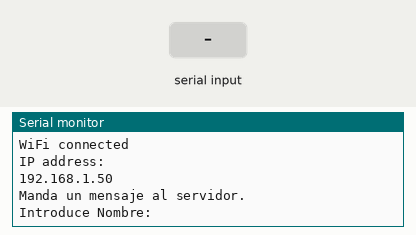
A sketch run on a simulated ESP8266 (NodeMCU). Parts: the last lines printed to the serial monitor. The test bench sets the inputs (shaded band). WiFi joins after 1.5 s; servers stay silent unless stated; uploads are accepted with an empty reply.

Above: at 2.7 s.
2.8 s: "GRABADOS\n" received over Serial
At 3.2 s:
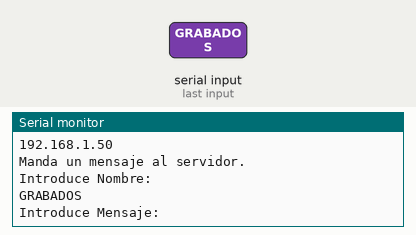
4.3 s: "1\n" received over Serial
At 4.69 s:
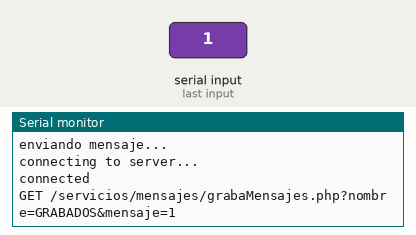

The sketch:

graba_mensaje_ESP.ino
```cpp
/*
   Ejemplo para ESP8266
*/

#include <ESP8266WiFi.h>

const char* ssid     = "AndroidAP4628";
const char* password = "esp8266wifi";

char url[] = "www.aprendiendoarduino.com";

WiFiClient client;

String webString = "";
String nombre = "";
String mensaje = "";

void setup()
{
  Serial.begin(115200);
  delay(10);

  // We start by connecting to a WiFi network

  Serial.println();
  Serial.println();
  Serial.print("Connecting to ");
  Serial.println(ssid);

  WiFi.begin(ssid, password);

  while (WiFi.status() != WL_CONNECTED) {
    delay(500);
    Serial.print(".");
  }

  Serial.println("");
  Serial.println("WiFi connected");
  Serial.println("IP address: ");
  Serial.println(WiFi.localIP());
}

void loop()
{
  String webString = "";
  String nombre = "";
  String mensaje = "";

  Serial.println("Manda un mensaje al servidor.");
  Serial.println("Introduce Nombre:");
  while (Serial.available() == 0) {
  }
  do {
    char caracter_leido = Serial.read();
    if (caracter_leido == ' ') caracter_leido = '_';
    if (caracter_leido == '\r') continue;
    if (caracter_leido == '\n') continue;
    nombre += caracter_leido;
    delay(5);
  }  while (Serial.available() > 0);
  Serial.println(nombre);

  Serial.println("Introduce Mensaje:");
  while (Serial.available() == 0) {
  }
  do {
    char caracter_leido = Serial.read();
    if (caracter_leido == ' ') caracter_leido = '%20';
    if (caracter_leido == '\r') continue;
    if (caracter_leido == '\n') continue;
    mensaje += caracter_leido;
    delay(5);
  }  while (Serial.available() > 0);
  Serial.println(mensaje);

  grabaDatos(nombre, mensaje);
  delay(200);

  while (client.available() == 0) {
  }

  if (client.available()) {
    Serial.println("Respuesta del Servidor---->");
    while (client.available()) {
      char c = client.read();
      webString += c;
    }
    Serial.println(webString);
    if (webString.indexOf("GRABADOS") >= 0) Serial.println("Datos guardados correctamente");
    else Serial.println("Error al guardar los datos");

    client.stop();

  }
}

void grabaDatos(String nombre, String mensaje) {
  Serial.println("enviando mensaje... ");

  Serial.println("connecting to server...");
  if (client.connect(url, 80)) {
    Serial.println("connected");
    client.print("GET /servicios/mensajes/grabaMensajes.php?nombre=");
    client.print(nombre);
    client.print("&mensaje=");
    client.print(mensaje);
    client.println(" HTTP/1.1");
    client.println("Host: www.aprendiendoarduino.com");
    client.println("Connection: close");
    client.println();
    Serial.print("GET /servicios/mensajes/grabaMensajes.php?nombre=");
    Serial.print(nombre);
    Serial.print("&mensaje=");
    Serial.println(mensaje);
  }
  else {
    Serial.println("connection failed");
  }
}
```

Measured:
- after the input at 2.8 s, the serial monitor: prints a new line at once (image 1)
- after the input at 4.3 s, the serial monitor: prints a new line at once (image 2)
